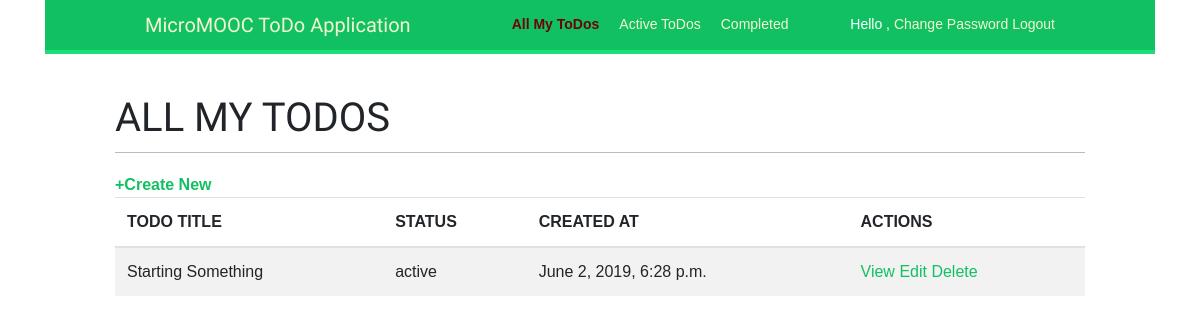
Page / (signed in) on the earlier database version.
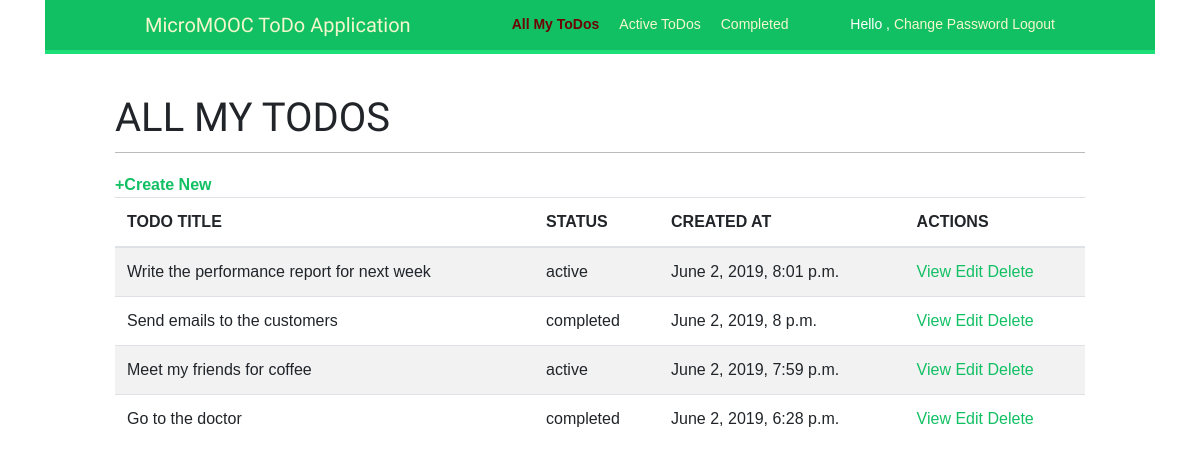
Same page on the later database version.
### todos/models.py (models this page shows, shortened)
class Todo(models.Model):
    todos = models.Manager()
    active = ActiveTodosManager()
    completed = CompletedTodosManager()
    TODO_STATUS = (
        ('active', 'Active'),
        ('completed', 'Done')
    )
    title = models.CharField(max_length=200)
    description = models.TextField(blank=True, null=True)
    creator = models.ForeignKey(
        User, on_delete=models.CASCADE, related_name='todos_creates')
    status = models.CharField(
        max_length=10, choices=TODO_STATUS, default='active')
    created_at = models.DateTimeField(auto_now_add=True)
    updated_at = models.DateField(auto_now_add=True)
    class Meta:
        ordering = ('-created_at',)

### user_account/views.py (the view)
# urls.py: path('', views.dashboard, name='dashboard'),
@login_required
def dashboard(request):
    all_user_todos = Todo.todos.filter(creator=request.user)
    return render(request, 'account/dashboard.html', {'section': 'dashboard', 'my_todos': all_user_todos})

### user_account/templates/account/dashboard.html (shortened to what this page needs)
{% extends "base.html" %}
{% block content %}
<div class="container">
    <h1>ALL MY TODOS</h1><span><a href="{% url "create_todo" %}"><strong>+Create New</strong></a> </span>
        <table class="table table-hover table-striped">
            <thead>
                <tr>
                    <th>TODO TITLE</th>
                    <th>STATUS</th>
                    <th>CREATED AT</th>
                    <th>ACTIONS</th>
                </tr>
            </thead>
            <tbody>
                {% for todo in my_todos %}
                <tr>
                    <td>{{ todo.title }}</td>
                    <td>{{ todo.status }}</td>
                    <td> {{ todo.created_at }}</td>
                    <td>
                        <a href="{% url "todo_details" todo.pk %}">View</a>
                        <a href="{% url 'todo_edit' todo.pk %}">Edit</a>
                        <a href="{% url 'todo_delete' todo.pk %}">Delete</a>
                    </td>
                </tr>
                {% endfor %}
            </tbody>
        </table>
</div>
{% endblock %}

### user_account/templates/base.html (shortened to what this page needs)
{% load staticfiles %}
<!DOCTYPE html>
<html>
<head>
    <link rel="stylesheet" href="https://stackpath.bootstrapcdn.com/bootstrap/4.3.1/css/bootstrap.min.css">
    <link href="{% static "css/base.css" %}" rel="stylesheet">
</head>
<body>
    <div class="container">
        <div id="header">
            <span class="logo"><a href ="{% url "dashboard" %}"> MicroMOOC ToDo Application</a></span>
            {% if request.user.is_authenticated %}
                <ul class="menu">
                    <li {% if section == "dashboard" %}class="selected"{% endif %}>
                        <a href="{% url "dashboard" %}">All My ToDos</a>
                    </li>
                    <li {% if section == "active" %}class="selected"{% endif %}>
                        <a href="{% url "active_todos" %}">Active ToDos</a>
                    </li>
                    <li {% if section == "completed" %}class="selected"{% endif %}>
                        <a href="{% url "completed_todos" %}">Completed</a>
                    </li>
                </ul>
            {% endif %}
            <span class="user">
                {% if request.user.is_authenticated %}
                    Hello {{ request.user.first_name }},
                        <a href="{% url "password_change" %}">Change Password</a>
                        <a href="{% url "logout" %}">Logout</a>
                {% else %}
                    <a href="{% url "login" %}">Log-in</a>
                {% endif %}
            </span>
        </div>
    </div>
    <div id="content">
        {% block content %}
        {% endblock %}
    </div>
</body>
</html

### static/css/base.css (style rules this page uses)
body { margin:0; padding:0; font-family:helvetica, sans-serif; }
a { color:#12c064; text-decoration:none; }
h1, h2, h3, h4, h5 , h6 { font-family: 'Muli', sans-serif; font-weight:normal; }
h1 { border-bottom:1px solid #bbb; padding:0 0 10px 0; margin:10px 0 20px 0; }
#header { padding:10px 100px; font-size:14px; background:#12c064; color:#fff; border-bottom:4px solid #1cdf78; overflow:auto; }
#header .logo { font-family: 'Muli', sans-serif; float:left; color:#f3f7cc; font-size:20px; margin-right:10%; }
#header ul.menu { list-style:none; float:left; margin:0; padding:0; }
#header ul.menu li { float:left; padding:4px 10px; }
#header ul.menu li.selected a, #header ul.menu li.selected a:hover { color:#6d0404; font-weight:bold; }
#header a { color:#f3f7cc; }
#header .user { float:right; padding-top:4px; }
#content { padding:30px 100px; }

Differences in the rows shown:
added Todo: title "Write the performance report for next week", status "active", created_at "June 2, 2019, 8:01 p.m."
added Todo: title "Send emails to the customers", status "completed", created_at "June 2, 2019, 8 p.m."
added Todo: title "Meet my friends for coffee", status "active", created_at "June 2, 2019, 7:59 p.m."
changed Todo: title "Starting Something" → "Go to the doctor"; status "active" → "completed"
